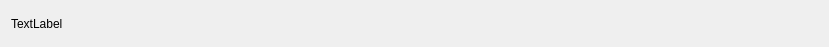
<?xml version="1.0" encoding="UTF-8"?>
<ui version="4.0">
 <class>StreamSelectWidget</class>
 <widget class="QWidget" name="StreamSelectWidget">
  <property name="geometry">
   <rect>
    <x>0</x>
    <y>0</y>
    <width>829</width>
    <height>47</height>
   </rect>
  </property>
  <property name="windowTitle">
   <string>Form</string>
  </property>
  <layout class="QHBoxLayout" name="horizontalLayout">
   <item>
    <widget class="QLabel" name="nameLBL">
     <property name="text">
      <string>TextLabel</string>
     </property>
    </widget>
   </item>
  </layout>
 </widget>
 <resources/>
 <connections/>
</ui>
